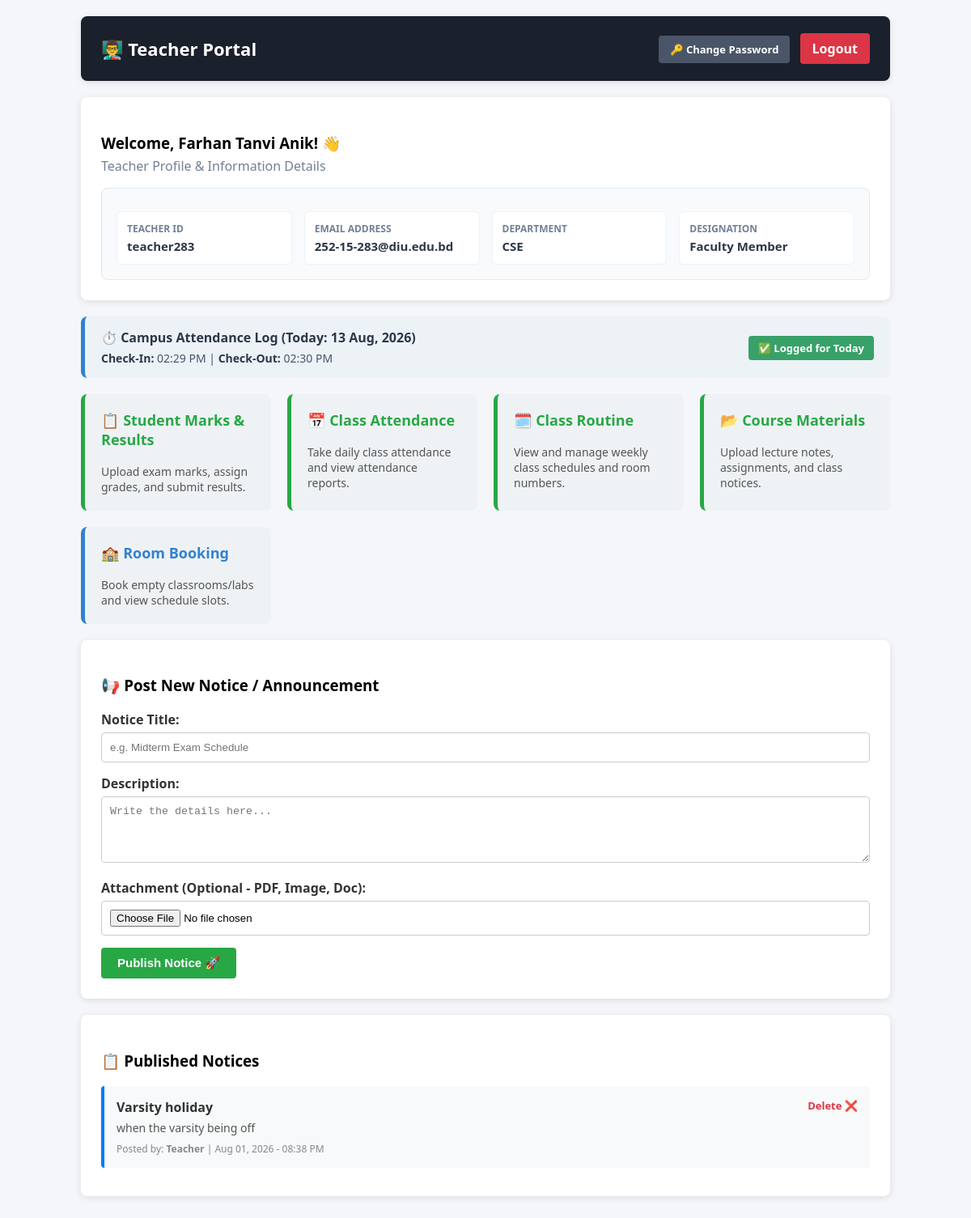
/teacher_dashboard.php (signed in), run on the app's committed database.
### tables this page shows
CREATE TABLE `teachers` (
  `id` int(11) NOT NULL,
  `teacher_id` varchar(50) NOT NULL,
  `name` varchar(100) NOT NULL,
  `email` varchar(100) NOT NULL,
  `department` varchar(50) DEFAULT 'CSE',
  `created_at` timestamp NOT NULL DEFAULT current_timestamp()
);

CREATE TABLE `teacher_campus_logs` (
  `id` int(11) NOT NULL,
  `teacher_id` varchar(50) NOT NULL,
  `log_date` date NOT NULL,
  `check_in_time` time DEFAULT NULL,
  `check_out_time` time DEFAULT NULL,
  `created_at` timestamp NOT NULL DEFAULT current_timestamp()
);

CREATE TABLE `notices` (
  `id` int(11) NOT NULL,
  `title` varchar(255) NOT NULL,
  `description` text NOT NULL,
  `file_name` varchar(255) DEFAULT NULL,
  `posted_by` varchar(100) DEFAULT 'Admin',
  `created_at` timestamp NOT NULL DEFAULT current_timestamp()
);

### teacher_dashboard.php (the view, shortened to what this page needs)
<?php
require_once 'config.php';
$username = $_SESSION['username'];
$teacher_info = [
    'teacher_id' => $username,
    'name'       => $username,
    'email'      => 'N/A',
    'department' => 'N/A',
    'designation'=> 'Faculty Member'
];
$t_stmt = $conn->prepare("SELECT * FROM teachers WHERE teacher_id = ?");
$t_stmt->bind_param("s", $username);
$t_stmt->execute();
$t_res = $t_stmt->get_result();
if ($t_row = $t_res->fetch_assoc()) {
    $teacher_info['name']       = !empty($t_row['name']) ? $t_row['name'] : $username;
    $teacher_info['email']      = !empty($t_row['email']) ? $t_row['email'] : 'N/A';
    $teacher_info['department'] = !empty($t_row['department']) ? $t_row['department'] : 'N/A';
}
$today_date = date('Y-m-d');
$today_log = null;
$chk_stmt = $conn->prepare("SELECT * FROM teacher_campus_logs WHERE teacher_id = ? AND log_date = ?");
$chk_stmt->bind_param("ss", $username, $today_date);
$chk_stmt->execute();
$chk_res = $chk_stmt->get_result();
if ($row = $chk_res->fetch_assoc()) {
    $today_log = $row;
}
$notices_result = $conn->query("SELECT * FROM notices ORDER BY created_at DESC");
?>
<!DOCTYPE html>
<html lang="en">
<head>
</head>
<body>
<div class="container">
    <div class="card header">
        <h2>👨‍🏫 Teacher Portal</h2>
        <div>
            <a href="change_password.php" style="background: #4a5568; color: white; padding: 8px 14px; text-decoration: none; border-radius: 4px; font-weight: bold; font-size: 13px; margin-right: 8px;">🔑 Change Password</a>
            <a href="logout.php" class="btn-logout">Logout</a>
        </div>
    </div>
    <div class="card">
        <h3 style="margin-bottom: 5px;">Welcome, <?php echo htmlspecialchars($teacher_info['name']); ?>! 👋</h3>
        <p style="margin-top: 0; color: #718096;">Teacher Profile & Information Details</p>
        <div class="profile-container">
            <div class="profile-grid">
                <div class="profile-item">
                    <span>Teacher ID</span>
                    <p><?php echo htmlspecialchars($teacher_info['teacher_id']); ?></p>
                </div>
                <div class="profile-item">
                    <span>Email Address</span>
                    <p><?php echo htmlspecialchars($teacher_info['email']); ?></p>
                </div>
                <div class="profile-item">
                    <span>Department</span>
                    <p><?php echo htmlspecialchars($teacher_info['department']); ?></p>
                </div>
                <div class="profile-item">
                    <span>Designation</span>
                    <p><?php echo htmlspecialchars($teacher_info['designation']); ?></p>
                </div>
            </div>
        </div>
    </div>
    <div class="checkin-card">
        <div class="checkin-info">
            <h4 style="margin:0 0 5px 0; color:#2d3748;">⏱️ Campus Attendance Log (Today: <?php echo date('d M, Y'); ?>)</h4>
            <p>
                <b>Check-In:</b> <?php echo (!empty($today_log['check_in_time'])) ? date('h:i A', strtotime($today_log['check_in_time'])) : '<span style="color:#e53e3e;">Not Logged Yet</span>'; ?> |
                <b>Check-Out:</b> <?php echo (!empty($today_log['check_out_time'])) ? date('h:i A', strtotime($today_log['check_out_time'])) : '<span style="color:#718096;">N/A</span>'; ?>
            </p>
        </div>
        <div>
            <form action="" method="POST" style="margin:0;">
                <?php if (!$today_log): ?>
                    <button type="submit" name="action_check_in" class="btn-checkin">🟢 Check-In</button>
                <?php elseif (empty($today_log['check_out_time'])): ?>
                    <button type="submit" name="action_check_out" class="btn-checkout">🔴 Check-Out</button>
                <?php else: ?>
                    <span style="background: #38a169; color: white; padding: 6px 12px; border-radius: 4px; font-weight: bold; font-size: 13px;">✅ Logged for Today</span>
                <?php endif; ?>
            </form>
        </div>
    </div>
    <div class="grid">
        <div class="box">
            <h3>📋 <a href="manage_marks.php">Student Marks & Results</a></h3>
            <p>Upload exam marks, assign grades, and submit results.</p>
        </div>
        <div class="box">
            <h3>📅 <a href="take_attendance.php">Class Attendance</a></h3>
            <p>Take daily class attendance and view attendance reports.</p>
        </div>
        <div class="box">
            <h3>🗓️ <a href="manage_routine.php">Class Routine</a></h3>
            <p>View and manage weekly class schedules and room numbers.</p>
        </div>
        <div class="box">
            <h3>📂 <a href="teacher_materials.php">Course Materials</a></h3>
            <p>Upload lecture notes, assignments, and class notices.</p>
        </div>
        <div class="box" style="border-left-color: #3182ce;">
            <h3>🏫 <a href="room_booking.php" style="color: #3182ce;">Room Booking</a></h3>
            <p>Book empty classrooms/labs and view schedule slots.</p>
        </div>
    </div>
    <div class="card">
        <h3>📢 Post New Notice / Announcement</h3>
        <form action="" method="POST" enctype="multipart/form-data">
            <div class="form-group">
                <label>Notice Title:</label>
                <input type="text" name="title" placeholder="e.g. Midterm Exam Schedule" required>
            </div>
            <div class="form-group">
                <label>Description:</label>
                <textarea name="description" rows="4" placeholder="Write the details here..." required></textarea>
            </div>
            <div class="form-group">
                <label>Attachment (Optional - PDF, Image, Doc):</label>
                <input type="file" name="attachment">
            </div>
            <button type="submit" name="post_notice" class="btn-submit">Publish Notice 🚀</button>
        </form>
    </div>
    <div class="card">
        <h3>📋 Published Notices</h3>
        <?php if ($notices_result && $notices_result->num_rows > 0): ?>
            <?php while ($notice = $notices_result->fetch_assoc()): ?>
                <div class="notice-item">
                    <a href="teacher_dashboard.php?delete_id=<?php echo $notice['id']; ?>" class="btn-delete" onclick="return confirm('Are you sure you want to delete this notice?');">Delete ❌</a>
                    <h4><?php echo htmlspecialchars($notice['title']); ?></h4>
                    <p><?php echo nl2br(htmlspecialchars($notice['description'])); ?></p>
                    <div class="notice-meta">
                        Posted by: <b><?php echo htmlspecialchars($notice['posted_by']); ?></b> |
                        <?php echo date('M d, Y - h:i A', strtotime($notice['created_at'])); ?>
                    </div>
                </div>
            <?php endwhile; ?>
        <?php else: ?>
            <p style="color: #777;">No notices posted yet.</p>
        <?php endif; ?>
    </div>
</div>
</body>
</html>

### teacher_dashboard.php (style rules this page uses)
body { font-family: 'Segoe UI', Tahoma, Geneva, Verdana, sans-serif; background: #f4f6f9; margin: 0; padding: 20px; }
.container { max-width: 1000px; margin: auto; }
.card { background: white; padding: 25px; border-radius: 8px; box-shadow: 0 2px 8px rgba(0,0,0,0.1); margin-bottom: 20px; }
.header { display: flex; justify-content: space-between; align-items: center; background: #1a202c; color: white; }
.header h2 { margin: 0; font-size: 22px; }
.btn-logout { background: #dc3545; color: white; padding: 8px 15px; text-decoration: none; border-radius: 4px; font-weight: bold; }
.profile-container { margin-top: 15px; background: #f8fafc; border: 1px solid #e2e8f0; padding: 18px; border-radius: 8px; }
.profile-grid { display: grid; grid-template-columns: repeat(auto-fit, minmax(200px, 1fr)); gap: 15px; margin-top: 10px; }
.profile-item { background: white; padding: 12px; border-radius: 6px; border: 1px solid #edf2f7; }
.profile-item span { display: block; font-size: 12px; color: #718096; font-weight: bold; text-transform: uppercase; margin-bottom: 3px; }
.profile-item p { margin: 0; font-size: 15px; color: #2d3748; font-weight: 600; }
.checkin-card { background: #edf2f7; border-left: 5px solid #3182ce; display: flex; justify-content: space-between; align-items: center; padding: 15px 20px; border-radius: 8px; margin-bottom: 20px; }
.checkin-info p { margin: 0; font-size: 14px; color: #4a5568; }
.checkin-info b { color: #2d3748; }
.grid { display: grid; grid-template-columns: repeat(auto-fit, minmax(220px, 1fr)); gap: 20px; margin-bottom: 20px; }
.box { background: #eef2f5; padding: 20px; border-radius: 8px; border-left: 5px solid #28a745; transition: transform 0.2s ease; }
.box h3 { margin-top: 0; font-size: 18px; }
.box h3 a { color: #28a745; text-decoration: none; }
.box p { margin-bottom: 0; font-size: 14px; color: #555; }
.form-group { margin-bottom: 15px; }
label { font-weight: bold; display: block; margin-bottom: 5px; color: #333; }
input[type="text"], textarea, input[type="file"] { width: 100%; padding: 10px; border: 1px solid #ccc; border-radius: 4px; box-sizing: border-box; }
.btn-submit { background: #28a745; color: white; border: none; padding: 10px 20px; border-radius: 4px; cursor: pointer; font-weight: bold; font-size: 15px; }
.notice-item { background: #f8f9fa; border-left: 4px solid #007bff; padding: 15px; border-radius: 4px; margin-bottom: 10px; position: relative; }
.notice-item h4 { margin: 0 0 5px 0; color: #333; }
.notice-item p { margin: 0 0 8px 0; font-size: 14px; color: #555; }
.notice-meta { font-size: 12px; color: #888; }
.btn-delete { color: #dc3545; text-decoration: none; font-weight: bold; font-size: 13px; float: right; }

### data on the page
teachers: name "Farhan Tanvi Anik", teacher "teacher283", email "252-15-283@diu.edu.bd", department "CSE"
teacher_campus_logs: check_in_time "02:29 PM", check_out_time "02:30 PM"
notices: title "Varsity holiday", description "when the varsity being off", posted_by "Teacher", created_at "Aug 01, 2026 - 08:38 PM"

### other printed values
$teacher_info['designation'] "Faculty Member"
